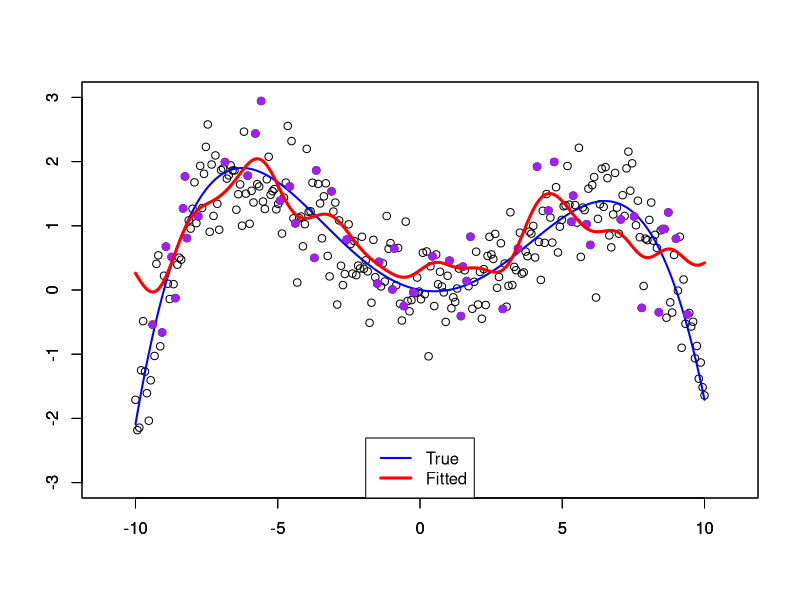

Write the R code that produced this figure.
library(kernlab)
x <- seq(-10, 10, length.out = 300)
set.seed(51)
y <- -1e-3 * x * (x + 9) * (x - 1) * (x - 9) + rnorm(300, 0, 0.5)
y_true <- -1e-3 * x * (x + 9) * (x - 1) * (x - 9)
plot(x, y, xlim = c(-11, 11), ylim = c(-3, 3), xlab = '', ylab = '')
lines(x, y_true, type = 'l', col = 'blue', lwd = 2)
d <- data.frame(x = x, y = y)
set.seed(71)
d1 <- d[sample(300, 50, replace = F),]
fit <- gausspr(y~x, d1)
fit
y_pred <- predict(fit, d)
par(new = T)
plot(d1$x, d1$y, pch = 19, col = 'purple',
     xlim = c(-11, 11), ylim = c(-3, 3), xlab = '', ylab = '')
lines(x, y_pred, type = 'l', col = 'red', lwd = 3)
legend('bottom', legend = c('True', 'Fitted'), col = c('blue', 'red'), lwd = c(2, 3))
